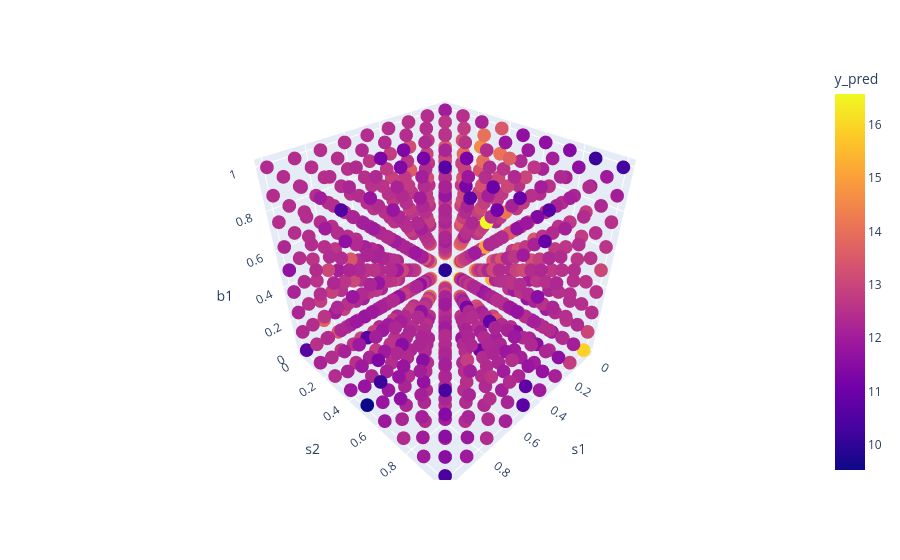

The notebook cell this image was saved under:
### Markdown cell above
# Model Mk4

### Code cell
client = Client()
client = client.load_from_json_file("/Users/thomasdodd/Library/CloudStorage/OneDrive-MillfieldEnterprisesLimited/Cambridge/PhD/writing/papers/UoC_Paper1/Sandbox/Modelling/ModelMk4.json")
client.get_next_trials(max_trials=1)
n = 10
iCoords_arr = np.linspace(0,1,n-1)
jCoords_arr = np.linspace(0,1,n-1)
kCoords_arr = np.linspace(0,1,n-1)
ijkCoordsOld_lis = []
ijkCoords_lis = []
for i in iCoords_arr:
    for j in jCoords_arr:
        for k in kCoords_arr:
            ijkCoordsOld_lis.append([i,j,k])
            ijkCoords_lis.append({"s1":i,"s2":j,"b1":k})
y_pred = client.predict(ijkCoords_lis)
y_pred_lis = []
for i in y_pred:
    y_pred_lis.append(i["t1"][0])
ijkCoordsOld_arr = np.array(ijkCoordsOld_lis)
y_pred_arr = np.array(y_pred_lis)
df2 = pd.DataFrame({'s1': ijkCoordsOld_arr[:, 0],'s2': ijkCoordsOld_arr[:, 1],'b1': ijkCoordsOld_arr[:, 2], 'y_pred': y_pred_arr})

fig = px.scatter_3d(df2, x='s1', y='s2', z='b1', color='y_pred')
fig.show()

### Figure 1 — Plotly figure (JSON) as saved in the notebook; plotly's stock layout.template omitted (floating-point values rounded to 4 significant figures; data arrays with more than 128 entries replaced by an {"elided": "..."} marker saying what was removed)
{"data": [{"hovertemplate": "s1=%{x}<br>s2=%{y}<br>b1=%{z}<br>y_pred=%{marker.color}<extra></extra>", "legendgroup": "", "marker": {"color": {"elided": "729 float values"}, "coloraxis": "coloraxis", "symbol": "circle"}, "mode": "markers", "name": "", "scene": "scene", "showlegend": false, "type": "scatter3d", "x": {"elided": "729 float values"}, "y": {"elided": "729 float values"}, "z": {"elided": "729 float values"}}], "layout": {"coloraxis": {"colorbar": {"title": {"text": "y_pred"}}, "colorscale": [[0, "#0d0887"], [0.1111, "#46039f"], [0.2222, "#7201a8"], [0.3333, "#9c179e"], [0.4444, "#bd3786"], [0.5556, "#d8576b"], [0.6667, "#ed7953"], [0.7778, "#fb9f3a"], [0.8889, "#fdca26"], [1, "#f0f921"]]}, "legend": {"tracegroupgap": 0}, "margin": {"t": 60}, "scene": {"domain": {"x": [0, 1], "y": [0, 1]}, "xaxis": {"title": {"text": "s1"}}, "yaxis": {"title": {"text": "s2"}}, "zaxis": {"title": {"text": "b1"}}}}}
